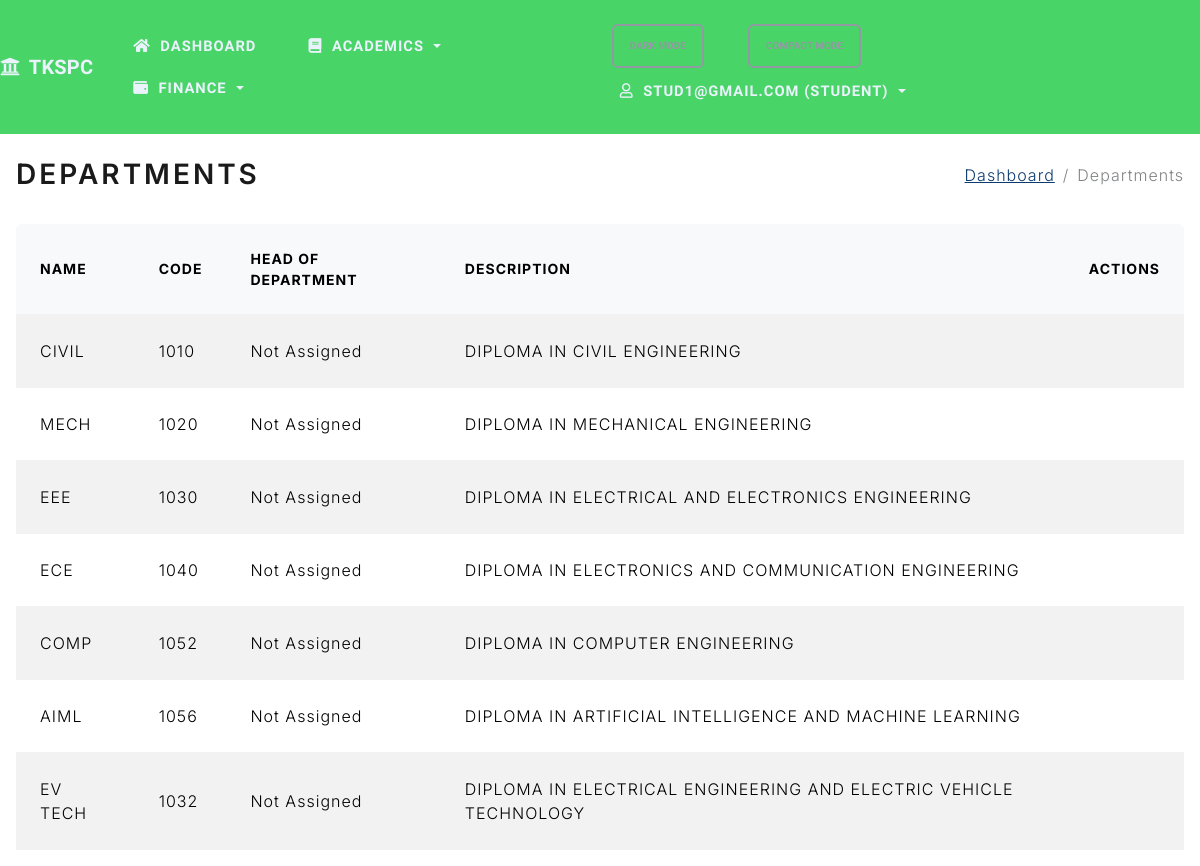
The page /departments (signed in) on the database its author committed.
### project/models.py (models this page shows, shortened)
class Department(db.Model):
    id = db.Column(db.Integer, primary_key=True)
    name = db.Column(db.String(100), nullable=False, unique=True)
    code = db.Column(db.String(20), unique=True)
    description = db.Column(db.Text)
    head_of_department_id = db.Column(db.Integer, db.ForeignKey('faculty.id'), nullable=True)
    students = db.relationship('Student', backref='department', lazy=True, foreign_keys='Student.department_id')
    faculty = db.relationship('Faculty', backref='department', lazy=True, foreign_keys='Faculty.department_id')
    courses = db.relationship('Course', backref='department', lazy=True, foreign_keys='Course.department_id')
    subjects = db.relationship('Subject', backref='department', lazy=True, foreign_keys='Subject.department_id')

### project/routes.py (the view)
@app.route('/departments')
@crud_required('department', 'read')
def list_departments():
    departments = Department.query.all()
    return render_template('departments.html', departments=departments)

### project/routes.py (called while the page is built)
def crud_required(resource: str, action: str):
    def decorator(fn):
        @wraps(fn)
        def wrapper(*args, **kwargs):
            if not session.get('logged_in'):
                flash('Please log in to access this page.', 'warning')
                return redirect(url_for('login', next=request.path))
            role = session.get('role')
            allowed = CRUD_PERMISSIONS.get(resource, {}).get(action, [])
            if role not in allowed:
                flash('You are not authorized to perform this action.', 'danger')
                return redirect(url_for('index'))
            return fn(*args, **kwargs)
        return wrapper
    return decorator

### project/templates/departments.html (shortened to what this page needs)
{% extends "base.html" %}
{% block page_title %}<h2 class="mb-0">Departments</h2>{% endblock %}
{% block breadcrumbs %}
  <li class="breadcrumb-item"><a href="{{ url_for('dashboard') }}">Dashboard</a></li>
  <li class="breadcrumb-item active" aria-current="page">Departments</li>
{% endblock %}
{% block content %}
    <div class="table-responsive">
        <table class="table table-striped table-hover">
            <thead>
                <tr>
                    <th>Name</th>
                    <th>Code</th>
                    <th>Head of Department</th>
                    <th>Description</th>
                    <th>Actions</th>
                </tr>
            </thead>
            <tbody>
                {% for dept in departments %}
                <tr>
                    <td>{{ dept.name }}</td>
                    <td>{{ dept.code }}</td>
                    <td>{{ dept.head_of_department.name if dept.head_of_department else 'Not Assigned' }}</td>
                    <td>{{ dept.description or '-' }}</td>
                    <td>
                    </td>
                </tr>
                {% endfor %}
            </tbody>
        </table>
    </div>
{% endblock %}

### project/static/css/app.css (style rules this page uses)
:root { --bg: #ffffff; --text: #1f2937; --muted: #6b7280; --card-bg: #ffffff; --card-shadow: 0 0.35rem 0.9rem rgba(0,0,0,0.08); --table-header-bg: #f8f9fa; --tkspc-primary: #49d468; --tkspc-secondary: #f39c12; --tkspc-accent: #1abc9c; --link: #0b3a6d; --link-hover: #072a4d; }
body { background-color: var(--bg); color: var(--text); }
a { color: var(--link); }
table.table thead th { background-color: var(--table-header-bg); }
table.table td, table.table th { vertical-align: middle; }
.table-responsive { border-radius: 0.35rem; overflow-x: auto; -webkit-overflow-scrolling: touch; }
.breadcrumb .breadcrumb-item a { color: var(--link); }

### rows shown on the page
Department: name "CIVIL", code "1010", head_of_department "Not Assigned", description "DIPLOMA IN CIVIL ENGINEERING"
Department: name "MECH", code "1020", head_of_department "Not Assigned", description "DIPLOMA IN MECHANICAL ENGINEERING"
Department: name "EEE", code "1030", head_of_department "Not Assigned", description "DIPLOMA IN ELECTRICAL AND ELECTRONICS ENGINEERING"
Department: name "ECE", code "1040", head_of_department "Not Assigned", description "DIPLOMA IN ELECTRONICS AND COMMUNICATION ENGINEERING"
Department: name "COMP", code "1052", head_of_department "Not Assigned", description "DIPLOMA IN COMPUTER ENGINEERING"
Department: name "AIML", code "1056", head_of_department "Not Assigned", description "DIPLOMA IN ARTIFICIAL INTELLIGENCE AND MACHINE LEARNING"
Department: name "EV TECH", code "1032", head_of_department "Not Assigned", description "DIPLOMA IN ELECTRICAL ENGINEERING AND ELECTRIC VEHICLE TECHNOLOGY"

### other values the page prints
{{ session.get('user') }} "STUD1@GMAIL.COM"
{{ session.get('role', 'staff') }} "STUDENT"
